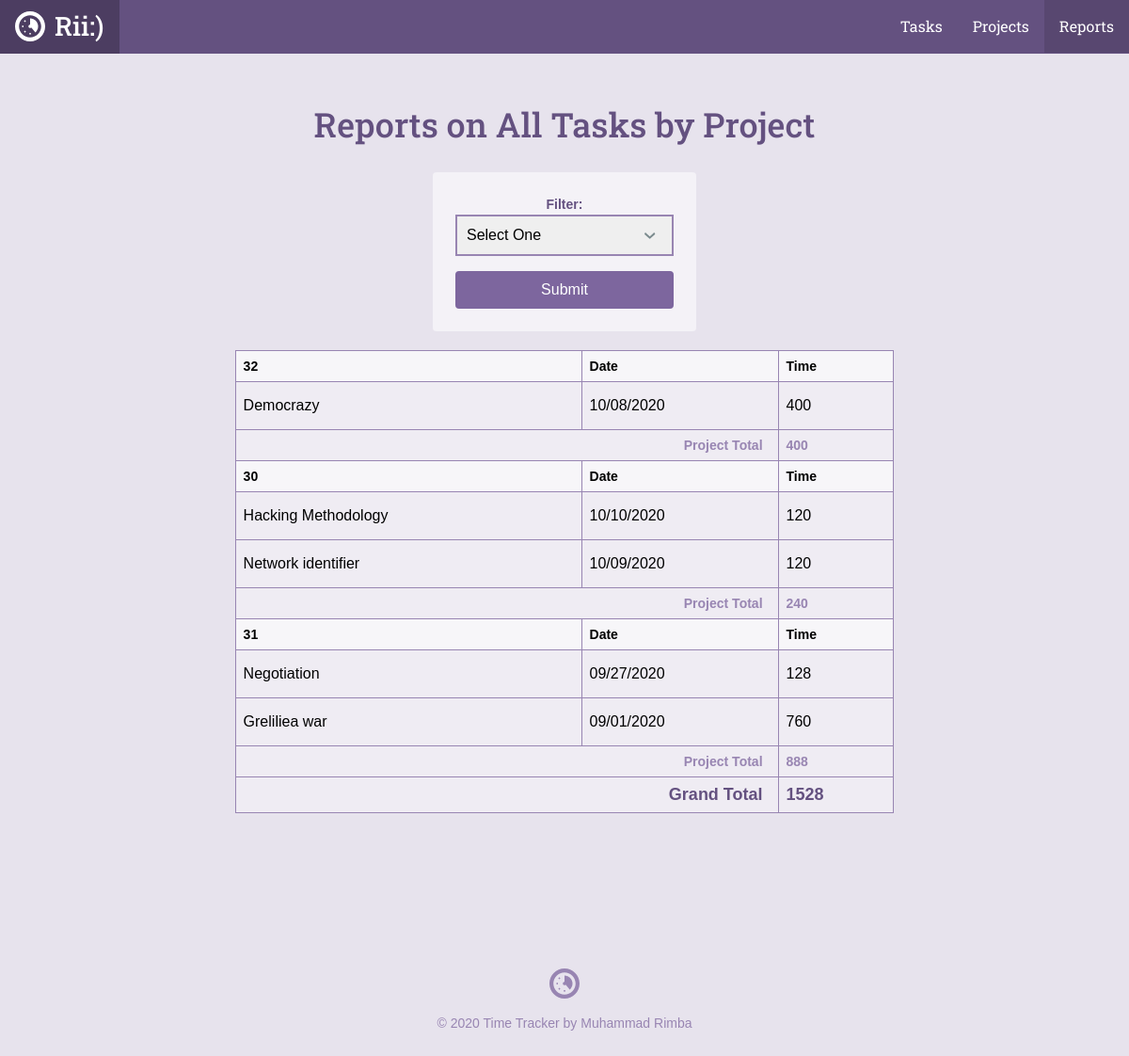
The app's page /reports.php with its own data.
### tables this page shows
CREATE TABLE `tasks` (
	`task_id`	INTEGER PRIMARY KEY AUTOINCREMENT,
	`project_id`	INTEGER,
	`title`	TEXT,
	`date`	INTEGER NOT NULL,
	`time`	TEXT NOT NULL
);

### inc/functions.php (called while the page is built, shortened)
<?php
function get_task_list($filter = null)
{
    include 'connection.php';
    $sql = 'SELECT tasks.*, projects.title as project FROM tasks'
        . ' JOIN projects ON tasks.project_id = projects.project_id';
    $where = '';
    $orderBy = ' ORDER BY date DESC';
    if ($filter) {
        $orderBy = ' ORDER BY projects.title ASC, date DESC';
    }
    try {
        $result = $db->prepare($sql . $where . $orderBy);
        $result->execute();
    } catch (Exception $e) {
        echo "Error!: " . $e->getMessage() . "</br>";
        return array();
    }
    return $result->fetchAll(PDO::FETCH_ASSOC);
}

### reports.php (the view, shortened to what this page needs)
<?php
require 'inc/functions.php';
$page = "reports";
$filter = 'all';
include 'inc/header.php';
?>
<div class="col-container page-container">
    <div class="col col-70-md col-60-lg col-center">
        <div class="col-container">
            <h1 class='actions-header'>Reports on <?php
            if(!is_array($filter)) {
                echo "All Tasks by Project";
            }
            ?></h1>
            <form class='form-container form-report' action='reports.php' method='get'>
                <label for='filter'>Filter:</label>
                <select id='filter' name='filter'>
                    <option value=''>Select One</option>
                </select>
                <input class="button" type="submit">
            </form>
        </div>
        <div class="section page">
            <div class="wrapper">
                <table>
                    <?php
                    $total = $project_id = $project_total = 0;
                    $task = get_task_list($filter);
                    foreach ($task as $item) {
                        if ($project_id != $item['project_id']) {
                            $project_id = $item['project_id'];
                            echo "<thead>\n";
                            echo "<tr>\n";
                            echo "<th>" . $item['project_id'] . "</th>\n";
                            echo "<th>Date</th>\n";
                            echo "<th>Time</th>\n";
                            echo "</tr>\n";
                            echo "</thead>\n";
                        }
                        $project_total += $item['time'];
                        $total += $item['time'];
                        echo "<tr>\n";
                        echo "<td>". $item['title'] . "</td>\n";
                        echo "<td>". $item['date'] . "</td>\n";
                        echo "<td>". $item['time'] . "</td>\n";
                        echo "<tr>\n";
                        if (next($task)['project_id'] != $item['project_id']) {
                            echo "<tr>\n";
                                echo "<th class ='project-total-label' colspan='2'>Project
                                Total</th>\n";
                                echo "<th class='project-total-number'>$project_total</th>\n";
                                echo "</tr>\n";
                                $project_total = 0;
                        }
                    }
                    ?>
                    <tr>
                        <th class='grand-total-label' colspan='2'>Grand Total</th>
                        <th class='grand-total-number'><?php echo $total; ?></th>
                    </tr>
                </table>
            </div>
        </div>
    </div>
</div>
<?php include "inc/footer.php"; ?>

### inc/header.php (shortened to what this page needs)
<html>
<head>
	<link rel="stylesheet" href="css/style.css" type="text/css">
</head>
<body>
	<header class="header">
    <div class="col-container">
  		<h1>
        <a class="logo" href="./">
          <svg viewbox="0 0 64 64" class="logo-icon"><use xlink:href="#logo_icon"></use></svg>
          <span class="logo-name">Rii:)</span>
        </a>
      </h1>
  		<ul class="nav">
        <li class="nav-item tasks<?php if ($page == "tasks") { echo " on"; } ?>"><a class="nav-link" href="task_list.php">Tasks</a></li>
        <li class="nav-item projects<?php if ($page == "projects") { echo " on"; } ?>"><a class="nav-link" href="project_list.php">Projects</a></li>
        <li class="nav-item reports<?php if ($page == "reports") { echo " on"; } ?>"><a class="nav-link" href="reports.php">Reports</a></li>
      </ul>
    </div>
  </header>
	<div id="content">

### inc/footer.php
</div>
	<footer class="footer">
    <div class="col-container">
      <svg viewbox="0 0 64 64" class="logo-icon"><use xlink:href="#logo_icon"></use></svg>
  		<p class="footer-copy">&copy; <?php echo date("Y"); ?> Time Tracker by Muhammad Rimba</p>
    </div>
	</footer>
</body>
</html>

### records on screen
tasks: project "32", title "Democrazy", date "10/08/2020", time "400", project_total "400"
tasks: project "30", title "Hacking Methodology", date "10/10/2020", time "120"
tasks: title "Network identifier", date "10/09/2020", time "120", project_total "240"
tasks: project "31", title "Negotiation", date "09/27/2020", time "128"
tasks: title "Greliliea war", date "09/01/2020", time "760", project_total "888"

### other values on screen
$total "1528"
